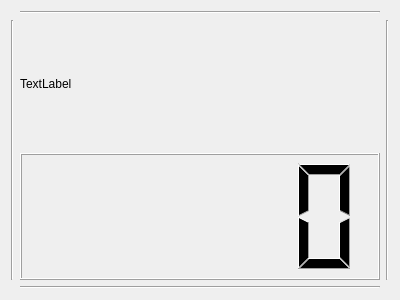
<?xml version="1.0" encoding="UTF-8"?>
<ui version="4.0">
 <class>Form</class>
 <widget class="QWidget" name="Form">
  <property name="geometry">
   <rect>
    <x>0</x>
    <y>0</y>
    <width>400</width>
    <height>300</height>
   </rect>
  </property>
  <property name="windowTitle">
   <string>Form</string>
  </property>
  <layout class="QGridLayout" name="gridLayout">
   <item row="1" column="1">
    <layout class="QVBoxLayout" name="verticalLayout">
     <item>
      <widget class="QLabel" name="label">
       <property name="text">
        <string>TextLabel</string>
       </property>
      </widget>
     </item>
     <item>
      <widget class="QLCDNumber" name="lcdNumber"/>
     </item>
    </layout>
   </item>
   <item row="2" column="1">
    <widget class="Line" name="line">
     <property name="orientation">
      <enum>Qt::Horizontal</enum>
     </property>
    </widget>
   </item>
   <item row="0" column="1">
    <widget class="Line" name="line_2">
     <property name="orientation">
      <enum>Qt::Horizontal</enum>
     </property>
    </widget>
   </item>
   <item row="1" column="2">
    <widget class="Line" name="line_3">
     <property name="orientation">
      <enum>Qt::Vertical</enum>
     </property>
    </widget>
   </item>
   <item row="1" column="0">
    <widget class="Line" name="line_4">
     <property name="orientation">
      <enum>Qt::Vertical</enum>
     </property>
    </widget>
   </item>
  </layout>
 </widget>
 <resources/>
 <connections/>
</ui>
